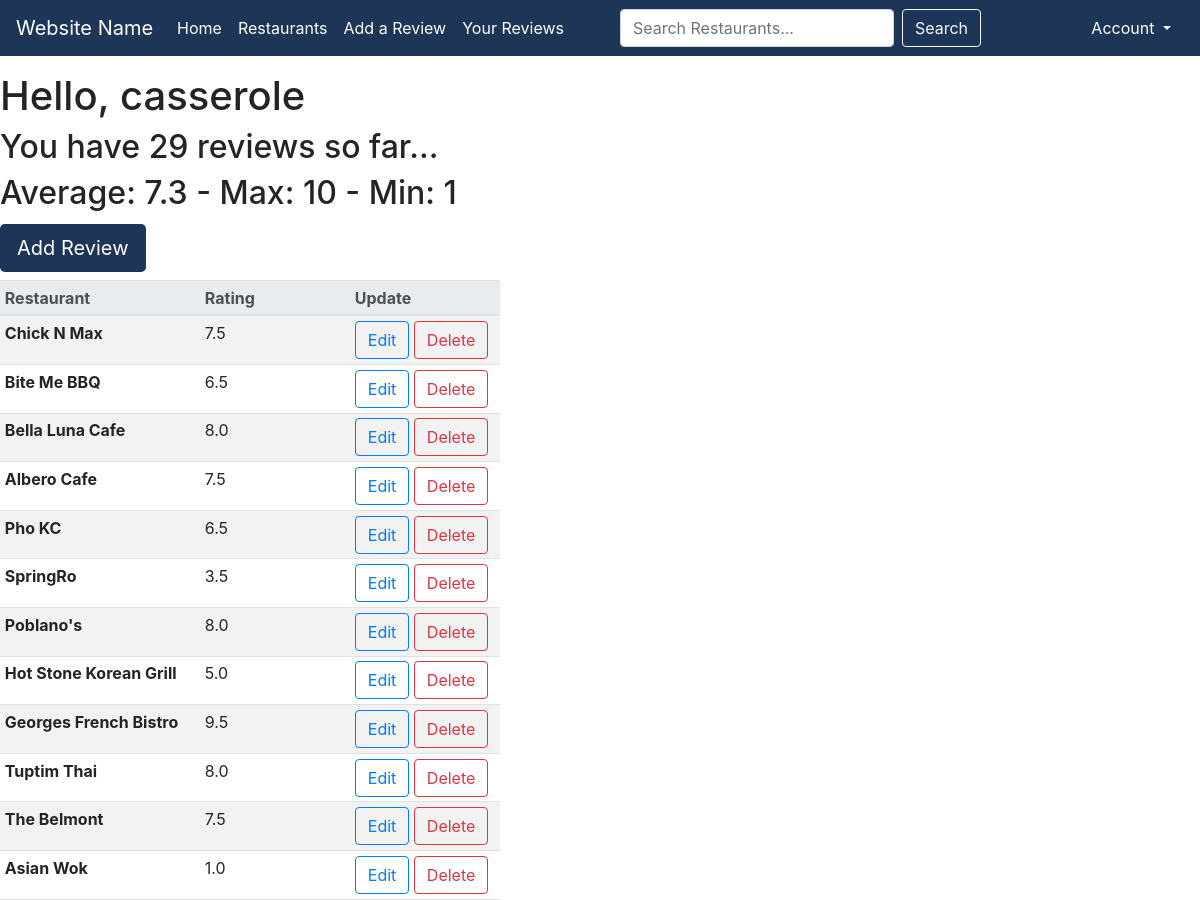
Before: /profile/2/ (signed in, upper part) with the older database file.
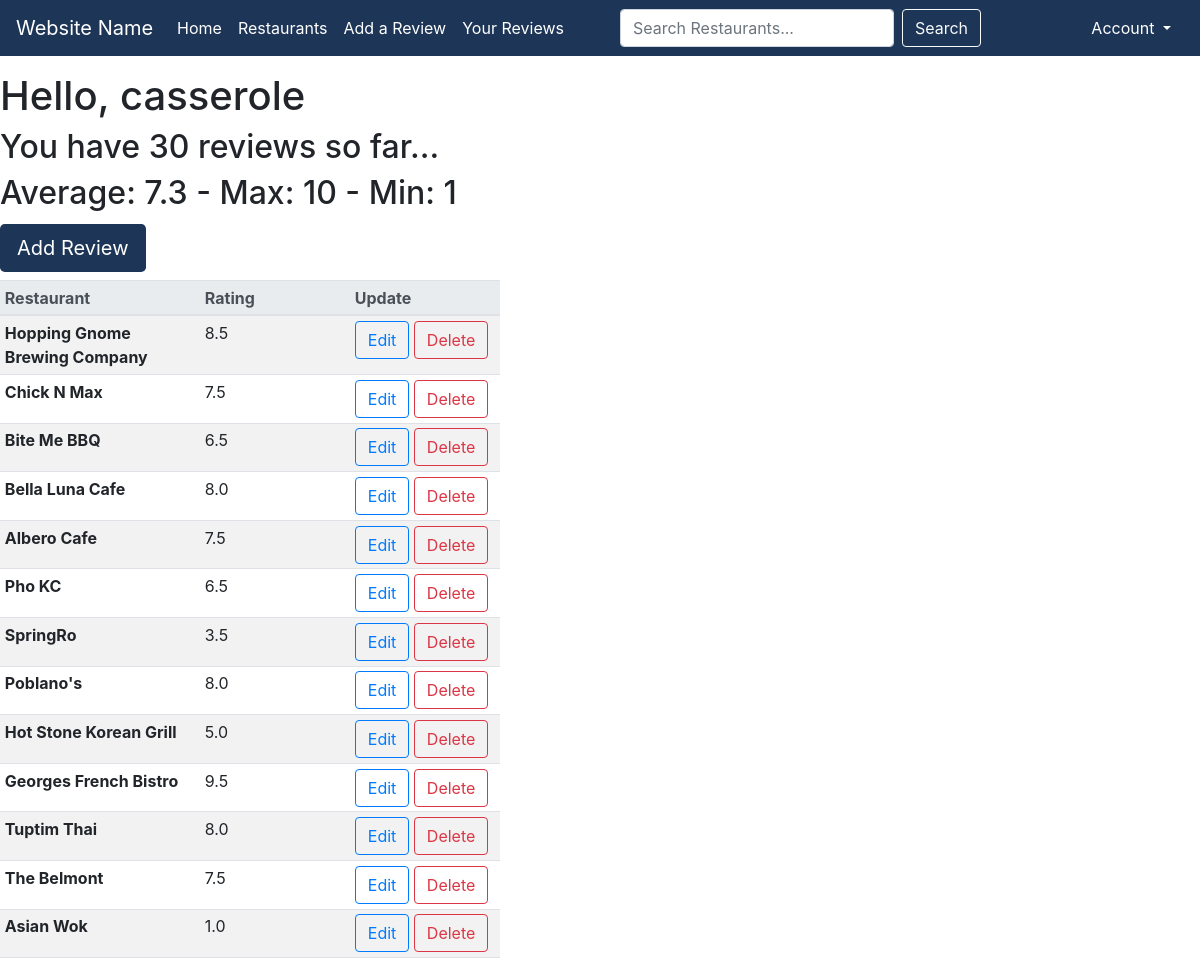
After: the same page with the newer database file.
### restaurants/models.py (models this page shows, shortened)
class Rating(models.Model):
    user = models.ForeignKey(
        User, on_delete=models.CASCADE, null=False)
    restaurant = models.ForeignKey(
        Restaurant, on_delete=models.CASCADE, null=False)
    rating = models.DecimalField(decimal_places=1, max_digits=3)
    review = models.TextField(null=True, blank=True)
    updated = models.DateTimeField(auto_now=True)
    created = models.DateTimeField(auto_now_add=True)
    class Meta:
        ordering = ['-updated', '-created']
        unique_together = [['user', 'restaurant']]

class Restaurant(models.Model):
    name = models.CharField(max_length=100, null=False)
    tags = models.CharField(max_length=50, null=True)
    local_highlight = models.CharField(max_length=500, null=True)
    class Meta:
        db_table = "restaurant"
    def __str__(self):
        return self.name

### restaurants/views.py (the view)
# urls.py: path("profile/<str:pk>/", views.userProfile, name="user-profile"),
@ login_required(login_url="login")
def userProfile(request, pk):
    user = User.objects.get(id=pk)
    ratings = Rating.objects.filter(user=pk)
    rating_count = Rating.objects.filter(user=pk).count()
    rating_avg = Rating.objects.filter(user=pk).aggregate(Avg('rating'))['rating__avg']
    rating_max = Rating.objects.filter(user=pk).aggregate(Max('rating'))['rating__max']
    rating_min = Rating.objects.filter(user=pk).aggregate(Min('rating'))['rating__min']
    context = {'user': user, 'ratings': ratings, 'ratingCount': rating_count, 'ratingAvg': rating_avg, 'ratingMax':rating_max, 'ratingMin':rating_min}
    return render(request, "restaurants/profile.html", context)

### restaurants/templates/restaurants/profile.html (shortened to what this page needs)
{% extends 'restaurants/base.html' %}
{% block content %}
<h1>Hello, {{user}}</h1>
<h2>You have {{ratingCount}} reviews so far...</h2>
<h2>Average: {{ratingAvg|floatformat:1}} - Max: {{ratingMax}} - Min: {{ratingMin}}</h2>
<table class="table table-striped table-sm" style="width:500px;">
    <thead class="thead-light">
      <tr>
        <th scope="col" style="width:200px;">Restaurant</th>
        <th scope="col" style="width:150px;">Rating</th>
        <th scope="col" style="width:150px;">Update</th>
      </tr>
    </thead>
    <tbody>
      {% for rating in ratings %}
      <tr>
        <th scope="row">{{rating.restaurant}}</th>
        <td>{{rating.rating}}</td>
        <td>
          <a
            class="btn btn-outline-primary"
            href="{% url 'update-rating' rating.id %}">Edit</a>
          <a
            class="btn btn-outline-danger"
            href="{% url 'delete-rating' rating.id %}">Delete</a>
        </td>
      </tr>
      {% endfor %}
    </tbody>
    <h1><a class="btn darkBlue btn-lg" href="{% url 'addrating' %}">Add Review</a></h1>
  </table>
{% endblock %}

Changed rows visible on the page:
added Rating: restaurant "Hopping Gnome Brewing Company", rating "8.5"
Other visible differences:
{{ ratingCount }}: "29" → "30"
